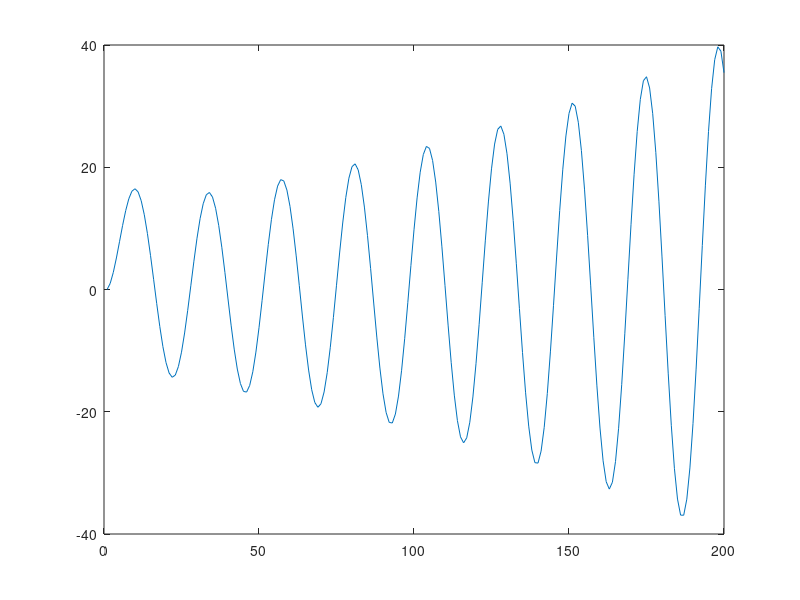
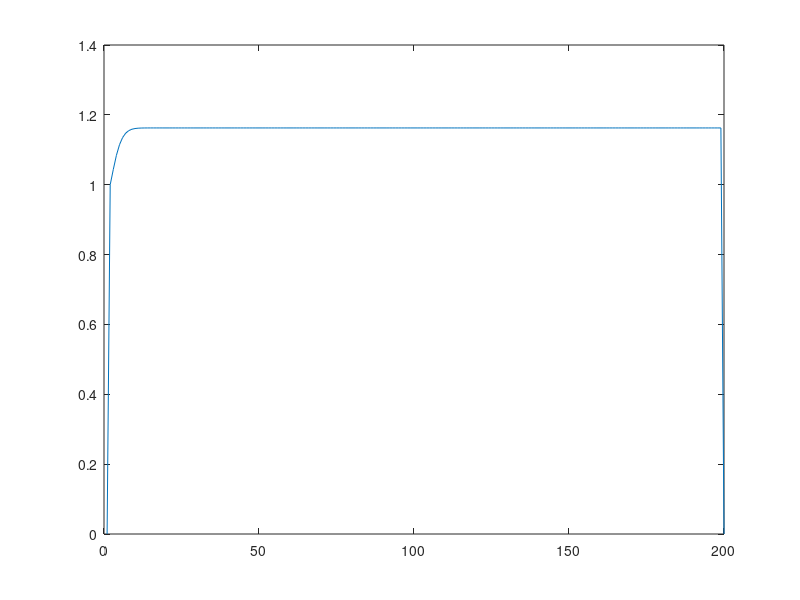
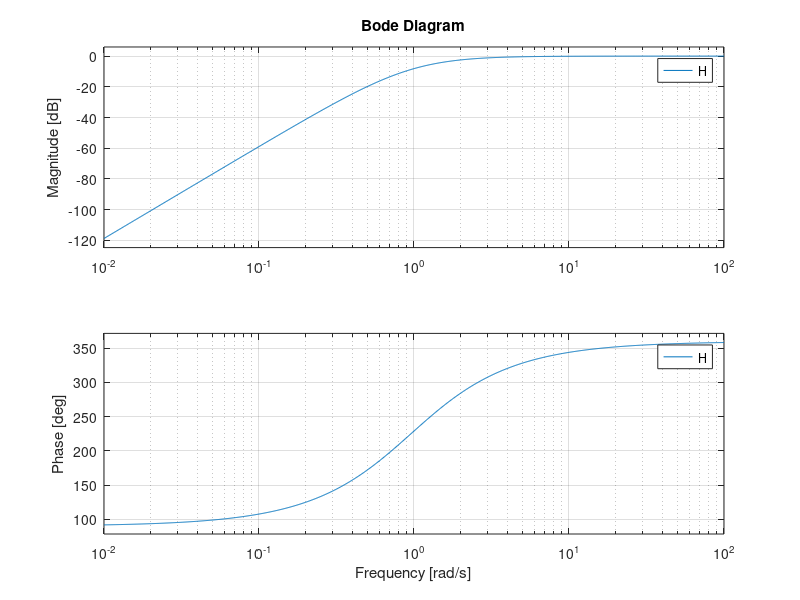
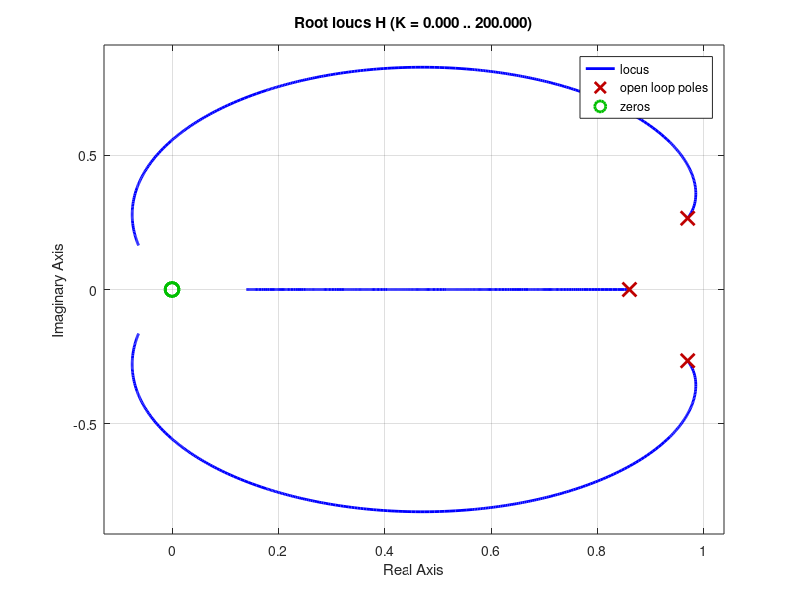

Write the MATLAB code that produced these figures, in order.
a = 2.8;
b = -2.68;
c = 0.87;
z = 2;

hn = zeros(1,200);
hn(1)=0;
hn(2)=1;
hn(3)=2.8;

hzn = zeros(1,200);
hzn(1)=1;

sum = zeros(1,200);
sum(1) = 0;
sum(2) = 1;
for i = 3:199
    hn(i+1) = hn(i)*a+hn(i-1)*b + hn(i-2)*c; 
    hzn(i-1) = hn(i)*z^(-1*i-3);
    sum(i) = sum(i-1) + hzn(i-1);
end
figure;
x = linspace(1,200,200);
plot(x,hn);
figure;
plot(x,sum);
H = tf([1 0 0 0],[1 -2.8 2.68 -0.87]);
figure;
bode(H);
figure;
rlocus(H);
figure;
nyquist(H);

